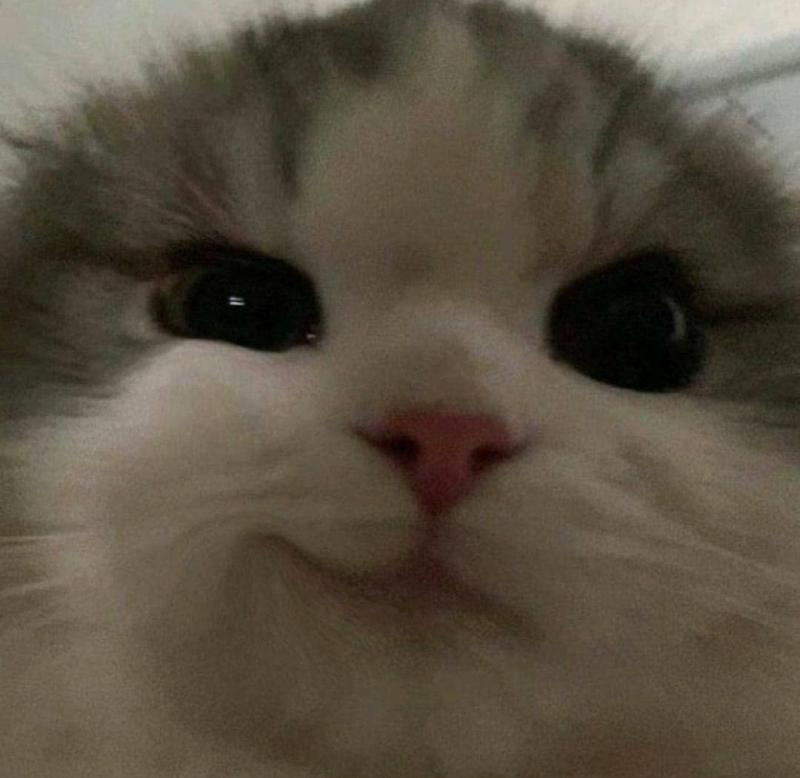
#> input picture public/smirk-cat.jpg, 800 x 778 px
$ python -i filters-krishna.py   (imports and definitions only)
#> lines starting #> are read from the running program, lines starting #| are printed output that depends on the picture; after the words box and inside, x2 and y2 are one past the last pixel; in counts of white or black regions, pixels touching at a corner belong together
#> further down, picture is the input picture: shape (778, 800, 3); mean B, G, R 64.9, 79.3, 88.9
import cv2


def not_filter(image):
    return cv2.bitwise_not(image)

def noise_removal(image):
    return cv2.fastNlMeansDenoisingColored(image, None, 10, 10, 7, 21)

def cartoonify(image):
    gray = cv2.cvtColor(image, cv2.COLOR_BGR2GRAY)
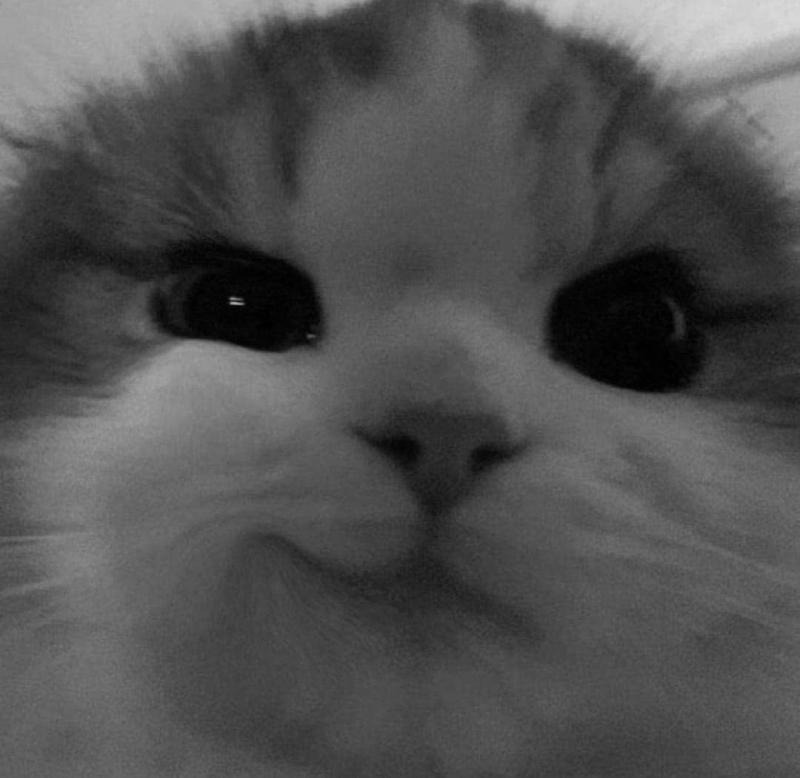
#> gray: shape (778, 800); min 0, max 219, mean 80.6
    blur = cv2.medianBlur(gray, 5)
    edges = cv2.adaptiveThreshold(blur, 255, cv2.ADAPTIVE_THRESH_MEAN_C, cv2.THRESH_BINARY, 9, 9)
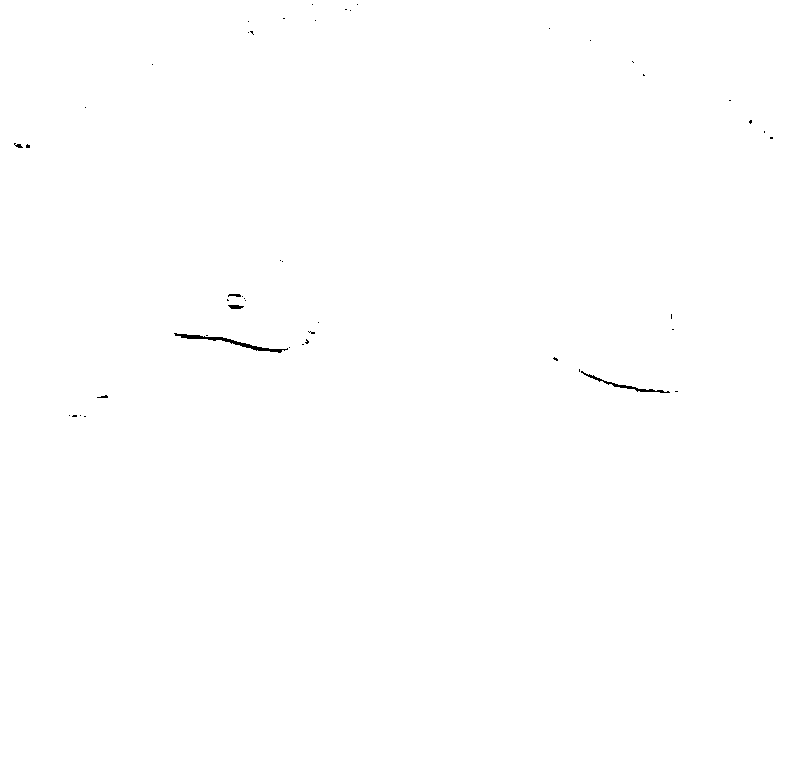
#> edges: shape (778, 800); 99.9% white; 47 black regions (41 under 20 px), largest, box (x1, y1, x2, y2) and area: (174, 333, 288, 353) 373, (581, 371, 670, 393) 218, (228, 305, 244, 309) 49, (228, 294, 241, 297) 30, (14, 143, 23, 148) 24, (97, 395, 108, 398) 20
    color = cv2.bilateralFilter(image, 9, 300, 300)
    cartoon = cv2.bitwise_and(color, color, mask=edges)
    return cartoon

def histogram_equalization(image):
    return cv2.equalizeHist(cv2.cvtColor(image, cv2.COLOR_BGR2GRAY))


# [90 lines left out: functions brightness_control, multiplication, division, canny_edge_detection, smoothing, sharpening, not called in this run]


filterMap = {
    "noiseRemoval": noise_removal,
    "NotFilter":not_filter,
    "Cartoonify": cartoonify,
    "Hist_Equali": histogram_equalization,
    "brightness_control":brightness_control,
    "multiplication":multiplication,
    "division":division,
    "canny_edge_detection":canny_edge_detection,
    "smoothing":smoothing,
    "sharpening":sharpening
}

>>> import cv2
>>> picture = cv2.imread('public/smirk-cat.jpg')
>>> result = cartoonify(picture)
